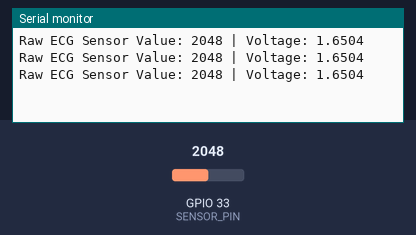
The sketch below on a simulated ESP32. Shown: the last lines printed to the serial monitor. The inputs (shaded band) are chosen by the test bench; at power-on: GPIO 33 (SENSOR_PIN) = 2048.

Above: at 1.3 s.
1.4 s: GPIO 33 (SENSOR_PIN) set to 2866
At 1.9 s:
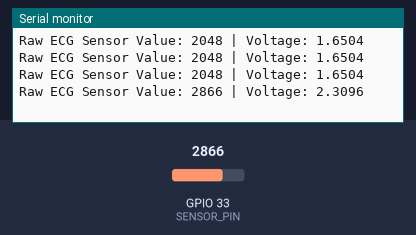
2.9 s: GPIO 33 (SENSOR_PIN) set to 3603
At 3.4 s:
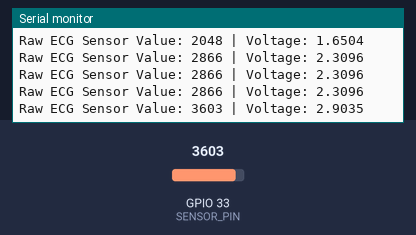
Timing chart, 0 to 5.9 s (numbered marks = the images above; inputs shaded):
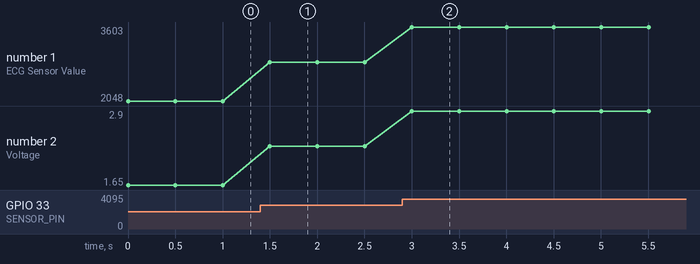

The sketch:

Esp8266-SIM800L.ino
```cpp
#define SENSOR_PIN 33 // Use the appropriate analog pin (GPIO36 is A0 on some ESP32 boards)

void setup() {
  Serial.begin(115200); // Initialize serial communication at 115200 baud rate
  pinMode(SENSOR_PIN, INPUT); // Set the analog pin as INPUT
}

void loop() {
  int rawValue = analogRead(SENSOR_PIN); // Read the analog value from the sensor
  float voltage = (rawValue / 4095.0) * 3.3; // Convert the raw value to voltage
  Serial.print("Raw ECG Sensor Value: ");
  Serial.print(rawValue);
  Serial.print(" | Voltage: ");
  Serial.println(voltage, 4); // Print the voltage with 4 decimal places
  delay(500); // Delay to avoid spamming the Serial Monitor
}
```

Measured:
- after the input at 1.4 s, the serial monitor: prints a new line after 0.10 s (image 1)
- after the input at 2.9 s, the serial monitor: prints a new line after 0.10 s (image 2)
- plotted number 1: 2048 → 2866 after the input at 1.4 s, 2866 → 3603 after the input at 2.9 s
- plotted number 2: 1.65 → 2.31 after the input at 1.4 s, 2.31 → 2.9 after the input at 2.9 s
